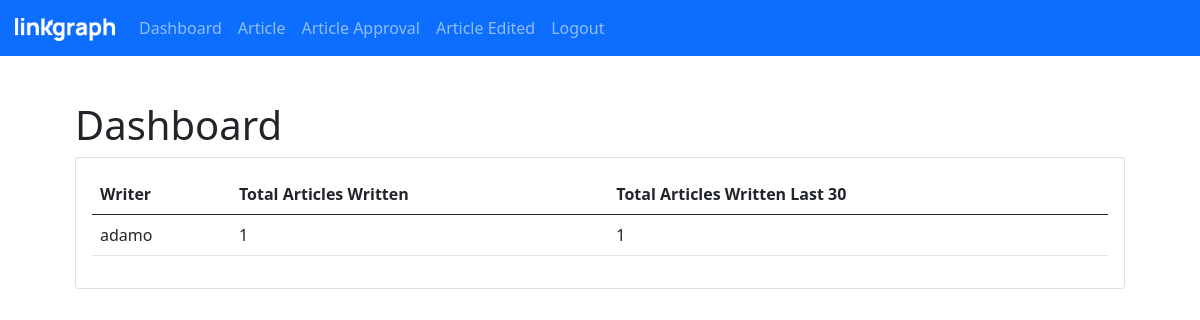
The page / (signed in) on the database its author committed.
### blog/models.py (models this page shows, shortened)
class Writer(models.Model):
    user = models.OneToOneField(User, on_delete=models.CASCADE)
    is_editor = models.BooleanField(default=False)
    name = models.CharField(max_length=200)

### blog/views.py (the view)
# urls.py: path('', views.get_dashboard, name="dashboard"),
@login_required()
def get_dashboard(request):
    date_filter = datetime.today() - timedelta(days=30)
    last_30_days = Count('written_by', filter=Q(created_at__gt=date_filter))
    writer_info = Article.objects.select_related("written_by__name").values(
        'written_by__name').annotate(total=Count('written_by__name')).annotate(
        last_30_days=last_30_days)
    return render(request, "blog/dashboard.html", {
        "articles": articles,
        "writer_info": writer_info
    })

### blog/templates/blog/dashboard.html
{% extends "blog/nav-base.html" %}
{% block title %}
  Dashboard
{% endblock %}
{% block content %}
<div class="card">
  <div class="card-body">
    <table class="table">
      <thead>
        <tr>
          <th>Writer</th>
          <th>Total Articles Written</th>
          <th>Total Articles Written Last 30</th>
        </tr>
      </thead>
      <tbody>
        {%for data in writer_info%}
        <tr>
          <td>{{data.written_by__name}}</td>
          <td>{{data.total}}</td>
          <td>{{data.last_30_days}}</td>
        </tr>
        {% endfor %}
      </tbody>
    </table>
  </div>
</div>
{% endblock %}

### rows shown on the page
Writer: written_by__name "adamo", total "1", last_30_days "1"
